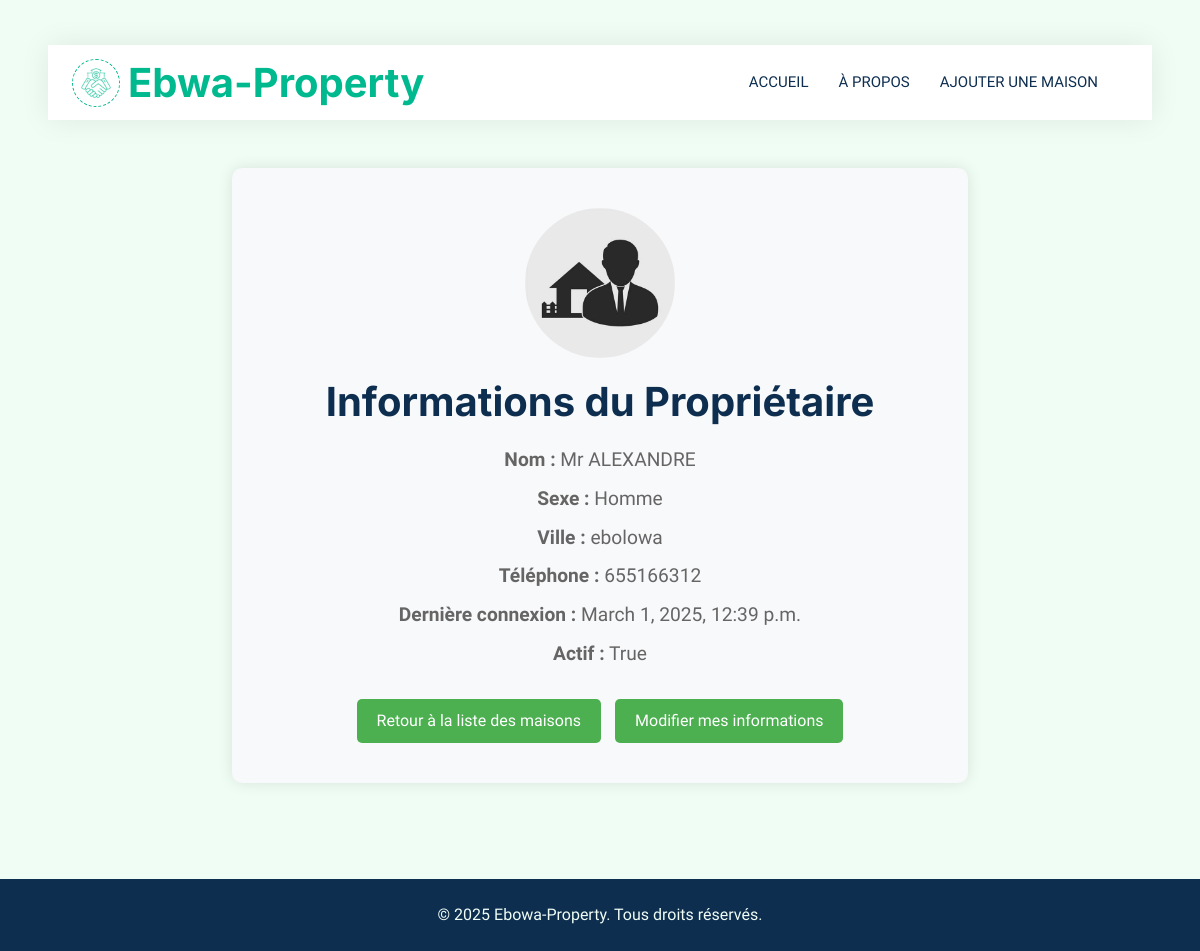
Screenshot of /proprietaire/13/ with the database file from the repository.
### home/models.py (models this page shows, shortened)
class Proprietaire(models.Model):
    user = models.OneToOneField(User, on_delete=models.CASCADE, null=True, blank=True)  # Champ pour lier le propriétaire à un utilisateur
    nom = models.CharField(max_length=255, unique=False)
    sexe = models.CharField(max_length=10, choices=[('homme', 'Homme'), ('femme', 'Femme')], blank=True, default='')
    ville = models.CharField(max_length=255, blank=True, default='Douala')
    mot_de_passe = models.CharField(max_length=1000)
    image = models.ImageField(upload_to='images/', null=True, blank=True)
    last_login = models.DateTimeField(default=timezone.now)
    is_active = models.BooleanField(default=True)
    telephone = models.BigIntegerField(blank=False,null=True)
    whatsapp = models.URLField(blank=True, null=True)
    is_deleted = models.BooleanField(default=False)
    is_active = models.BooleanField(default=True)

### home/views.py (the view)
# urls.py: path('proprietaire/<int:proprietaire_id>/', views.proprietaire_detail, name='proprietaire_detail'),
def proprietaire_detail(request, proprietaire_id):
    proprietaire = get_object_or_404(Proprietaire, pk=proprietaire_id)
    context = {
        'proprietaire': proprietaire,
    }
    return render(request, 'proprietaire_detail.html', context)

### home/templates/proprietaire_detail.html (shortened to what this page needs)
{% load static %}
<!DOCTYPE html>
<html lang="en">
<head>
    <link href="https://cdnjs.cloudflare.com/ajax/libs/font-awesome/5.10.0/css/all.min.css" rel="stylesheet">
    <link href="https://cdn.jsdelivr.net/npm/bootstrap-icons@1.4.1/font/bootstrap-icons.css" rel="stylesheet">
    <link href="{% static 'lib/animate/animate.min.css' %}" rel="stylesheet">
    <link href="{% static 'lib/owlcarousel/assets/owl.carousel.min.css' %}" rel="stylesheet">
    <link href="{% static 'css/bootstrap.min.css' %}" rel="stylesheet">
    <link href="{% static 'css/style.css' %}" rel="stylesheet">
</head>
<body>
    <div class="container-fluid nav-bar bg-transparent">
        <nav class="navbar navbar-expand-lg bg-white navbar-light py-0 px-4">
            <a href="" class="navbar-brand d-flex align-items-center text-center">
                <div class="icon p-2 me-2">
                    <img class="img-fluid" src="{% static 'img/icon-deal.png' %}" alt="Icon" style="width: 30px; height: 30px;">
                </div>
                <h1 class="m-0 text-primary">Ebwa-Property</h1>
            </a>
            <div class="collapse navbar-collapse" id="navbarCollapse">
                <div class="navbar-nav ms-auto">
                    <a href="{% url 'index' %}" class="nav-item nav-link">Accueil</a>
                    <a href="{% url 'about' %}" class="nav-item nav-link">À propos</a>
                    <a href="{% url 'ajouter_maison' %}" class="nav-item nav-link">Ajouter une maison</a>
                </div>
            </div>
        </nav>
    </div>
    <div class="container py-5">
        <div class="row justify-content-center">
            <div class="col-lg-8">
                <div class="owner-details-section text-center">
                    {% if proprietaire.image %}
                        <img src="{{ proprietaire.image.url }}" alt="Photo de {{ proprietaire.nom }}">
                    {% else %}
                        <img class="img-fluid" src="{% static 'img/proprietaire.jpg' %}" alt="">
                    {% endif %}
                    <h1>Informations du Propriétaire</h1>
                    <p><strong>Nom :</strong>
                        {% if proprietaire.sexe == 'homme' %}
                            Mr
                        {% else %}
                            Mme
                        {% endif %}
                        {{ proprietaire.nom }}
                    </p>
                    <p><strong>Sexe :</strong> {{ proprietaire.get_sexe_display }}</p>
                    <p><strong>Ville :</strong> {{ proprietaire.ville }}</p>
                    <p><strong>Téléphone :</strong> {{ proprietaire.telephone }}</p>
                    <p><strong>Dernière connexion :</strong> {{ proprietaire.last_login }}</p>
                    <p><strong>Actif :</strong> {{ proprietaire.is_active }}</p>
                    <div>
                        <a href="{% url 'maison_list' %}" class="btn btn-back">Retour à la liste des maisons</a>
                        <a href="{% url 'proprietaire_edit' proprietaire.id %}" class="btn btn-edit">Modifier mes informations</a>
                    </div>
                </div>
            </div>
        </div>
    </div>
    <div class="container-fluid bg-dark text-light mt-5 py-4">
        <div class="row">
            <div class="col-md-12 text-center">
                <p class="mb-0">&copy; 2025 Ebowa-Property. Tous droits réservés.</p>
            </div>
        </div>
    </div>
</body>
</html>

### home/static/css/style.css (style rules this page uses)
:root { --primary: #00B98E; --secondary: #FF6922; --light: #EFFDF5; --dark: #0E2E50; }
.btn { transition: .5s; }
.nav-bar { position: relative; margin-top: 45px; padding: 0 3rem; transition: .5s; z-index: 9999; }
.navbar { box-shadow: 0 0 30px rgba(0, 0, 0, .08); }
.navbar-light .navbar-nav .nav-link { margin-right: 30px; padding: 25px 0; color: #FFFFFF; font-size: 15px; text-transform: uppercase; outline: none; }
.navbar-light .navbar-brand { height: 75px; }
.navbar-light .navbar-nav .nav-link { color: var(--dark); font-weight: 500; }
.icon { padding: 15px; display: inline-flex; align-items: center; justify-content: center; background: #FFFFFF !important; border-radius: 50px; border: 1px dashed var(--primary) !important; }

### home/templates/proprietaire_detail.html (style rules this page uses)
.owner-details-section { background-color: #f8f9fa; padding: 40px; border-radius: 10px; box-shadow: 0 0 15px rgba(0, 0, 0, 0.1); }
.owner-details-section img { width: 150px; height: 150px; border-radius: 50%; object-fit: cover; margin-bottom: 20px; }
.owner-details-section h1 { font-size: 2.5em; margin-bottom: 20px; }
.owner-details-section p { font-size: 1.2em; margin-bottom: 10px; }
.btn-back, .btn-edit { margin-top: 20px; background-color: #4CAF50; color: white; border: none; padding: 10px 20px; border-radius: 5px; text-decoration: none; }
.btn-edit { margin-left: 10px; }

### rows the page displays
Proprietaire: nom "ALEXANDRE", sexe "Homme", ville "ebolowa", telephone "655166312", last_login "March 1, 2025, 12:39 p.m.", is_active "True"
